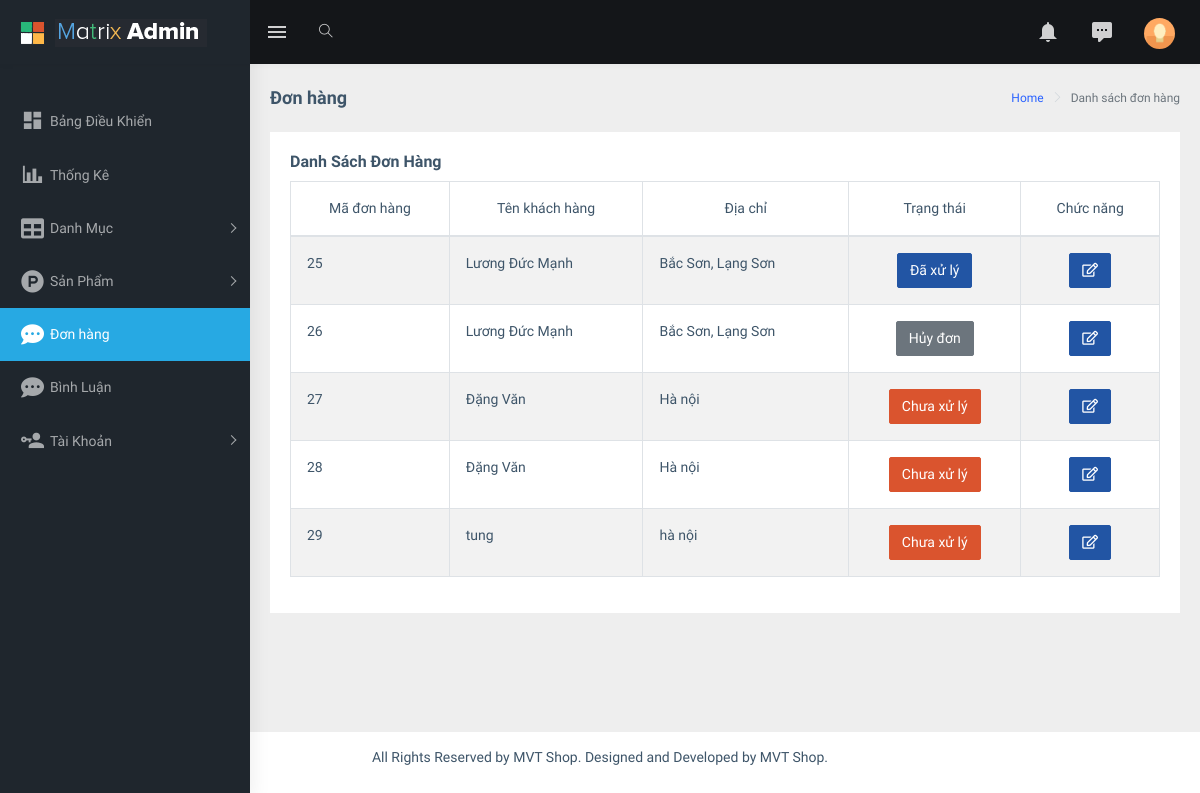
Page /admin/index.php?act=list_cart on the committed database.
### tables this page shows
CREATE TABLE `order` (
  `order_id` int(11) NOT NULL,
  `customer_name` varchar(100) NOT NULL,
  `customer_address` varchar(255) NOT NULL,
  `order_status` tinyint(4) NOT NULL DEFAULT 0,
  `customer_phone` int(11) NOT NULL,
  `customer_email` varchar(50) NOT NULL,
  `user_id` int(11) DEFAULT NULL
);

CREATE TABLE `account` (
  `account_id` int(11) NOT NULL,
  `user` varchar(100) NOT NULL,
  `password` varchar(100) NOT NULL,
  `phone_number` varchar(15) NOT NULL,
  `email` varchar(50) NOT NULL,
  `address` varchar(255) NOT NULL,
  `role_id` int(11) NOT NULL
);

### model/pdo.php (called while the page is built, shortened)
<?php
function pdo_get_connection(){
    $dburl = "mysql:host=localhost;dbname=group5_project1;charset=utf8";
    $username = 'root';
    $password = '';
    $conn = new PDO($dburl, $username, $password);
    $conn->setAttribute(PDO::ATTR_ERRMODE, PDO::ERRMODE_EXCEPTION);
    return $conn;
}
function pdo_query($sql){
    $sql_args = array_slice(func_get_args(), 1);
    try{
        $conn = pdo_get_connection();
        $stmt = $conn->prepare($sql);
        $stmt->execute($sql_args);
        $rows = $stmt->fetchAll();
        return $rows;
    }
    catch(PDOException $e){
        throw $e;
    }
    finally{
        unset($conn);
    }
}

### model/cart.php (called while the page is built, shortened)
<?php
function load_all_order()
{
    $sql = "SELECT * FROM `order` LEFT JOIN account ON `order`.user_id = account.account_id ORDER BY `order_id`";
    $list_order = pdo_query($sql);
    return $list_order;
}
?>

### admin/order/order.php (the view, shortened to what this page needs)
<div class="page-wrapper">
    <div class="page-breadcrumb">
        <div class="row">
            <div class="col-12 d-flex no-block align-items-center">
                <h4 class="page-title">Đơn hàng</h4>
                <div class="ml-auto text-right">
                    <nav aria-label="breadcrumb">
                        <ol class="breadcrumb">
                            <li class="breadcrumb-item"><a href="#">Home</a></li>
                            <li class="breadcrumb-item active" aria-current="page">Danh sách đơn hàng</li>
                        </ol>
                    </nav>
                </div>
            </div>
        </div>
    </div>
    <div class="container-fluid">
        <div class="row">
            <div class="col-12">
                <div class="card">
                    <div class="card-body">
                        <h5 class="card-title">Danh Sách Đơn Hàng</h5>
                        <div class="table-responsive">
                            <table id="zero_config" class="table table-striped table-bordered">
                                <thead>
                                    <tr class="text-center">
                                        <th>Mã đơn hàng</th>
                                        <th>Tên khách hàng</th>
                                        <th>Địa chỉ</th>
                                        <th>Trạng thái</th>
                                        <th>Chức năng</th>
                                    </tr>
                                </thead>
                                <tbody>
                                    <?php foreach ($order as $cart) { ?>
                                        <tr>
                                            <td><?php echo $cart['order_id']?></td>
                                            <td><?php
                                                if(isset($cart['user_id']) && $cart['user_id']!=""){
                                                    echo $cart['user'];
                                                }
                                                else{
                                                    echo $cart['customer_name'];
                                                }
                                            ?></td>
                                            <td><?php echo $cart['customer_address'] ?></td>
                                            <td>
                                                <div class="d-flex justify-content-center">
                                                    <?php if ($cart['order_status'] == 0) { ?>
                                                        <span class="btn btn-danger">Chưa xử lý</span>
                                                    <?php } elseif ($cart['order_status'] == 1) { ?>
                                                        <span class="btn btn-info">Đã xử lý </span>
                                                    <?php } elseif ($cart['order_status'] == 2) { ?>
                                                        <span class="btn btn-warning">Đang giao Hàng </span>
                                                    <?php } elseif ($cart['order_status'] == 3) { ?>
                                                        <span class="btn btn-success">Giao hàng thành công </span>
                                                    <?php } else { ?><span class="btn btn-secondary">Hủy đơn</span>
                                                    <?php } ?>
                                                </div>
                                            </td>
                                            <td>
                                                <div class="d-flex justify-content-center">
                                                    <a href="index.php?act=order_detail&order_id=<?php echo $cart['order_id'] ?>"
                                                        title="Xem chi tiết" class="fas fa-edit btn btn-info"></a>
                                                </div>
                                            </td>
                                        </tr>
                                    <?php } ?>
                                </tbody>
                            </table>
                        </div>
                    </div>
                </div>
            </div>
        </div>
    </div>
</div>

### rows in the picture
order: order_id "25", customer_name "Lương Đức Mạnh", customer_address "Bắc Sơn, Lạng Sơn", order_status "Đã xử lý"
order: order_id "26", customer_name "Lương Đức Mạnh", customer_address "Bắc Sơn, Lạng Sơn", order_status "Hủy đơn"
order: order_id "27", customer_name "Đặng Văn", customer_address "Hà nội", order_status "Chưa xử lý"
order: order_id "28", customer_name "Đặng Văn", customer_address "Hà nội", order_status "Chưa xử lý"
order: order_id "29", user.user "tung", customer_address "hà nội", order_status "Chưa xử lý"
